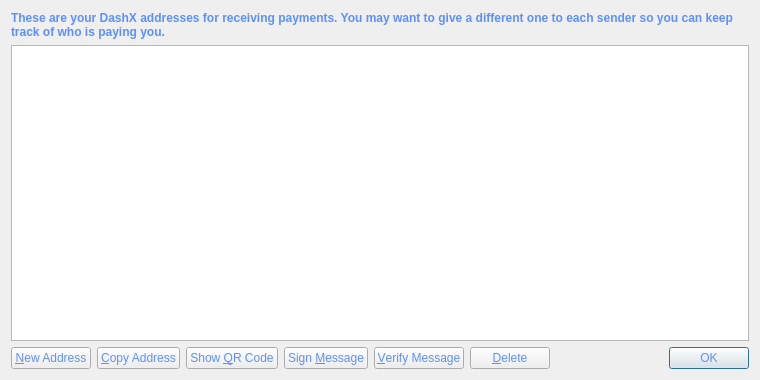
<?xml version="1.0" encoding="UTF-8"?>
<ui version="4.0">
 <class>AddressBookPage</class>
 <widget class="QWidget" name="AddressBookPage">
  <property name="geometry">
   <rect>
    <x>0</x>
    <y>0</y>
    <width>760</width>
    <height>380</height>
   </rect>
  </property>
  <property name="windowTitle">
   <string>Address Book</string>
  </property>
  <property name="styleSheet">
   <string notr="true">background-image: url(:/images/bkg2);
color: rgb(93, 144, 255);</string>
  </property>
  <layout class="QVBoxLayout" name="verticalLayout">
   <item>
    <widget class="QLabel" name="labelExplanation">
     <property name="font">
      <font>
       <weight>75</weight>
       <bold>true</bold>
      </font>
     </property>
     <property name="text">
      <string>These are your DashX addresses for receiving payments. You may want to give a different one to each sender so you can keep track of who is paying you.</string>
     </property>
     <property name="textFormat">
      <enum>Qt::PlainText</enum>
     </property>
     <property name="wordWrap">
      <bool>true</bool>
     </property>
    </widget>
   </item>
   <item>
    <widget class="QTableView" name="tableView">
     <property name="contextMenuPolicy">
      <enum>Qt::CustomContextMenu</enum>
     </property>
     <property name="toolTip">
      <string>Double-click to edit address or label</string>
     </property>
     <property name="tabKeyNavigation">
      <bool>false</bool>
     </property>
     <property name="alternatingRowColors">
      <bool>true</bool>
     </property>
     <property name="selectionMode">
      <enum>QAbstractItemView::SingleSelection</enum>
     </property>
     <property name="selectionBehavior">
      <enum>QAbstractItemView::SelectRows</enum>
     </property>
     <property name="sortingEnabled">
      <bool>true</bool>
     </property>
     <attribute name="verticalHeaderVisible">
      <bool>false</bool>
     </attribute>
    </widget>
   </item>
   <item>
    <layout class="QHBoxLayout" name="horizontalLayout">
     <item>
      <widget class="QPushButton" name="newAddressButton">
       <property name="toolTip">
        <string>Create a new address</string>
       </property>
       <property name="text">
        <string>&amp;New Address</string>
       </property>
       <property name="icon">
        <iconset resource="../bitcoin.qrc">
         <normaloff>:/icons/add</normaloff>:/icons/add</iconset>
       </property>
      </widget>
     </item>
     <item>
      <widget class="QPushButton" name="copyToClipboard">
       <property name="toolTip">
        <string>Copy the currently selected address to the system clipboard</string>
       </property>
       <property name="text">
        <string>&amp;Copy Address</string>
       </property>
       <property name="icon">
        <iconset resource="../bitcoin.qrc">
         <normaloff>:/icons/editcopy</normaloff>:/icons/editcopy</iconset>
       </property>
      </widget>
     </item>
     <item>
      <widget class="QPushButton" name="showQRCode">
       <property name="text">
        <string>Show &amp;QR Code</string>
       </property>
       <property name="icon">
        <iconset resource="../bitcoin.qrc">
         <normaloff>:/icons/qrcode</normaloff>:/icons/qrcode</iconset>
       </property>
      </widget>
     </item>
     <item>
      <widget class="QPushButton" name="signMessage">
       <property name="toolTip">
        <string>Sign a message to prove you own a DashX address</string>
       </property>
       <property name="text">
        <string>Sign &amp;Message</string>
       </property>
       <property name="icon">
        <iconset>
         <normaloff>:/icons/edit</normaloff>:/icons/edit</iconset>
       </property>
      </widget>
     </item>
     <item>
      <widget class="QPushButton" name="verifyMessage">
       <property name="toolTip">
        <string>Verify a message to ensure it was signed with a specified DashX address</string>
       </property>
       <property name="text">
        <string>&amp;Verify Message</string>
       </property>
       <property name="icon">
        <iconset resource="../bitcoin.qrc">
         <normaloff>:/icons/transaction_0</normaloff>:/icons/transaction_0</iconset>
       </property>
      </widget>
     </item>
     <item>
      <widget class="QPushButton" name="deleteButton">
       <property name="toolTip">
        <string>Delete the currently selected address from the list</string>
       </property>
       <property name="text">
        <string>&amp;Delete</string>
       </property>
       <property name="icon">
        <iconset resource="../bitcoin.qrc">
         <normaloff>:/icons/remove</normaloff>:/icons/remove</iconset>
       </property>
      </widget>
     </item>
     <item>
      <spacer name="horizontalSpacer">
       <property name="orientation">
        <enum>Qt::Horizontal</enum>
       </property>
       <property name="sizeHint" stdset="0">
        <size>
         <width>40</width>
         <height>20</height>
        </size>
       </property>
      </spacer>
     </item>
     <item>
      <widget class="QDialogButtonBox" name="buttonBox">
       <property name="sizePolicy">
        <sizepolicy hsizetype="Maximum" vsizetype="Fixed">
         <horstretch>0</horstretch>
         <verstretch>0</verstretch>
        </sizepolicy>
       </property>
       <property name="standardButtons">
        <set>QDialogButtonBox::Ok</set>
       </property>
      </widget>
     </item>
    </layout>
   </item>
  </layout>
 </widget>
 <resources>
  <include location="../bitcoin.qrc"/>
 </resources>
 <connections/>
</ui>
